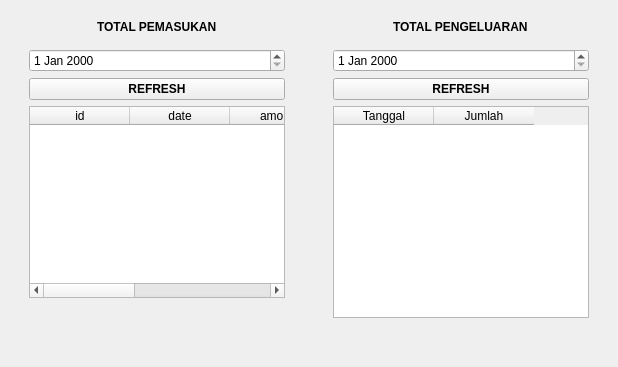
               <widget class="QWidget" name="menuHalaman">
                <layout class="QHBoxLayout" name="horizontalLayout_9">
                 <item>
                  <widget class="QWidget" name="totalPemasukan" native="true">
                   <layout class="QVBoxLayout" name="verticalLayout_12">
                    <item alignment="Qt::AlignHCenter|Qt::AlignTop">
                     <widget class="QLabel" name="label_5">
                      <property name="font">
                       <font>
                        <weight>75</weight>
                        <bold>true</bold>
                       </font>
                      </property>
                      <property name="text">
                       <string>TOTAL PEMASUKAN</string>
                      </property>
                     </widget>
                    </item>
                    <item>
                     <widget class="QWidget" name="widget_10" native="true">
                      <layout class="QVBoxLayout" name="verticalLayout_22">
                       <item>
                        <widget class="QDateEdit" name="incomeDateEditFilter"/>
                       </item>
                       <item>
                        <widget class="QPushButton" name="incomeRefreshButton">
                         <property name="font">
                          <font>
                           <weight>75</weight>
                           <bold>true</bold>
                          </font>
                         </property>
                         <property name="text">
                          <string>REFRESH</string>
                         </property>
                        </widget>
                       </item>
                       <item>
                        <widget class="QTableWidget" name="tableWidget">
                         <column>
                          <property name="text">
                           <string>id</string>
                          </property>
                         </column>
                         <column>
                          <property name="text">
                           <string>date</string>
                          </property>
                         </column>
                         <column>
                          <property name="text">
                           <string>amount</string>
                          </property>
                         </column>
                         <column>
                          <property name="text">
                           <string>category</string>
                          </property>
                         </column>
                         <column>
                          <property name="text">
                           <string>description</string>
                          </property>
                         </column>
                        </widget>
                       </item>
                       <item>
                        <widget class="QLabel" name="labelTotalIncome">
                         <property name="font">
                          <font>
                           <weight>75</weight>
                           <bold>true</bold>
                          </font>
                         </property>
                         <property name="text">
                          <string/>
                         </property>
                        </widget>
                       </item>
                       <item>
                        <widget class="QLabel" name="labelSaldo">
                         <property name="font">
                          <font>
                           <weight>75</weight>
                           <bold>true</bold>
                          </font>
                         </property>
                         <property name="text">
                          <string/>
                         </property>
                        </widget>
                       </item>
                      </layout>
                     </widget>
                    </item>
                   </layout>
                  </widget>
                 </item>
                 <item>
                  <widget class="QWidget" name="widget_15" native="true"/>
                 </item>
                 <item>
                  <widget class="QWidget" name="totalPengeluaran" native="true">
                   <layout class="QVBoxLayout" name="verticalLayout_21">
                    <item alignment="Qt::AlignHCenter|Qt::AlignTop">
                     <widget class="QLabel" name="label_9">
                      <property name="font">
                       <font>
                        <weight>75</weight>
                        <bold>true</bold>
                       </font>
                      </property>
                      <property name="text">
                       <string>TOTAL PENGELUARAN</string>
                      </property>
                     </widget>
                    </item>
                    <item>
                     <widget class="QWidget" name="widget_11" native="true">
                      <layout class="QVBoxLayout" name="verticalLayout_23">
                       <item>
                        <widget class="QDateEdit" name="expenseDateEditFilter"/>
                       </item>
                       <item>
                        <widget class="QPushButton" name="expenseRefreshButton">
                         <property name="font">
                          <font>
                           <weight>75</weight>
                           <bold>true</bold>
                          </font>
                         </property>
                         <property name="text">
                          <string>REFRESH</string>
                         </property>
                        </widget>
                       </item>
                       <item>
                        <widget class="QTableWidget" name="expenseTableWidget_2">
                         <column>
                          <property name="text">
                           <string>Tanggal</string>
                          </property>
                         </column>
                         <column>
                          <property name="text">
                           <string>Jumlah</string>
                          </property>
                         </column>
                        </widget>
                       </item>
                       <item>
                        <widget class="QLabel" name="labelTotalExpense">
                         <property name="font">
                          <font>
                           <weight>75</weight>
                           <bold>true</bold>
                          </font>
                         </property>
                         <property name="text">
                          <string/>
                         </property>
                        </widget>
                       </item>
                      </layout>
                     </widget>
                    </item>
                   </layout>
                  </widget>
                 </item>
                </layout>
               </widget>
